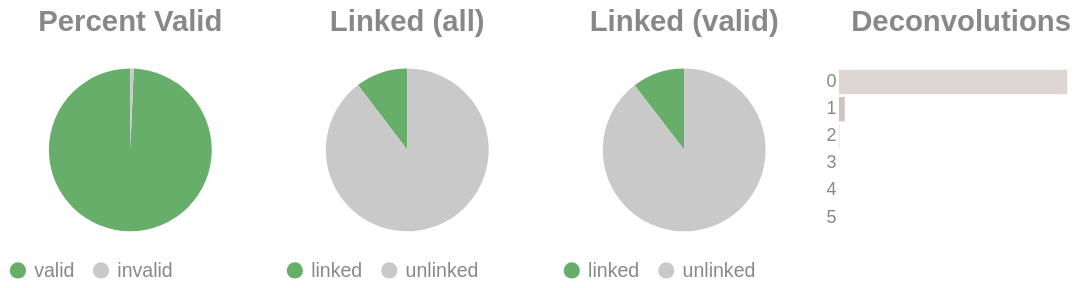

Here is the notebook cell this chart was saved with:
### Code cell
if SKIPLR:
    pass
else:
    clash = Counter()
    for i in valids['molecule'].to_list():
        _mol = i.split("-")
        if len(_mol) == 1:
            clash.update('0')
        else:
            clash.update(_mol[-1])

    _d = {"deconvolutions": [], 'count': []}
    for k,v in clash.items():
        _d['deconvolutions'].append(k)
        _d['count'].append(v)

    tot_valid = valids['reads'].sum()
    mask = valids['reads'] >= 2
    n_linked_reads = valids.filter(mask)['reads'].sum()
    if n_linked_reads == 0:
        print_html("No linked molecules (>=2 reads) were detected; skipping linked-only distributions.")
        SKIPLR = True
    else:
        perc_valid = round(tot_valid / n_reads, 4)
        linked_perc_abs = round(n_linked_reads / n_reads, 4)
        linked_perc = round(n_linked_reads / tot_valid, 4)

    _valid = pl.DataFrame({"valids": ['valid', 'invalid'], "count": [tot_valid, n_reads - tot_valid]})
    _linked_abs = pl.DataFrame({"linked (absolute)": ['linked', 'unlinked'], "count": [n_linked_reads, n_reads - n_linked_reads]})
    _linked_rel = pl.DataFrame({"linked (valids)": ['linked', 'unlinked'], "count": [n_linked_reads, tot_valid - n_linked_reads]})

    (
        alt.hconcat(
            piechart(_valid, goodval = 'valid', title = "Percent Valid"),
            piechart(_linked_abs, goodval = "linked", title =  "Linked (all)"),
            piechart(_linked_rel, goodval = "linked", title =  "Linked (valid)"),
            convolutionbar(pl.DataFrame(_d), title = "Deconvolutions"),
            center = True,
            bounds = 'flush'
        )
        .resolve_scale(color='independent')
        .resolve_legend('independent')
        .properties(usermeta={'embedOptions': {"actions": False}})
    ).display()

### Figure 1 — Vega-Lite specification as saved in the notebook (floating-point values rounded to 4 significant figures)
{"width": "container", "height": 400, "config": {"title": {"anchor": "start", "dy": -15, "fontSize": 18, "color": "#888888", "subtitleColor": "#888888", "subtitleFontSize": 14}, "arc": {"fill": "#0072B2"}, "axis": {"domainColor": "#888888", "domainWidth": 0.5, "gridWidth": 0.2, "grid": false, "titleFontWeight": 400, "titleFontSize": 15, "labelFontSize": 11, "labelColor": "#888888", "tickColor": "#888888", "tickWidth": 0.2, "titleColor": "#888888"}, "axisBand": {"grid": false}, "axisX": {"grid": true, "tickSize": 10, "domainCap": "round"}, "axisY": {"domain": false, "grid": true, "tickSize": 0, "domainCap": "round"}, "background": "transparent", "header": {"labelFontSize": 15, "labelColor": "#888888", "titleFontSize": 15, "titleFontWeight": 600, "titleColor": "#888888"}, "legend": {"labelFont": "sans-serif", "labelFontSize": 12, "labelColor": "#888888", "symbolSize": 100, "symbolType": "circle", "titleFontSize": 12, "titlePadding": 10, "titleColor": "#888888", "title": null}, "range": {"category": ["#E69F00", "#56B4E9", "#009E73", "#F0E442", "#0072B2", "#D55E00", "#CC79A7", "#000000"], "diverging": ["#cfe8f3", "#a2d4ec", "#73bfe2", "#46abdb", "#1696d2", "#12719e"]}, "area": {"fill": "#0072B2", "fillOpacity": 0.7, "line": true, "strokeOpacity": 0.7}, "line": {"color": "#0072B2", "stroke": "#0072B2", "strokeWidth": 2}, "trail": {"color": "#0072B2", "stroke": "#0072B2", "strokeWidth": 0, "size": 1}, "point": {"filled": true, "fillOpacity": 1.0, "size": 95}, "text": {"color": "#888888", "fontSize": 11, "align": "right", "fontWeight": 400, "size": 11}, "bar": {"fill": "#0072B2", "stroke": null}, "view": {"stroke": null, "continuousWidth": 660, "continuousHeight": 400}}, "hconcat": [{"data": {"name": "data-953614316b8df9ee9c86d6af91502eb8"}, "mark": {"type": "arc"}, "encoding": {"color": {"field": "valids", "legend": {"orient": "bottom", "title": null}, "scale": {"domain": ["valid", "invalid"], "range": ["#68ae6b", "#C9C9C9"]}, "title": "Valids", "type": "nominal"}, "theta": {"field": "count", "type": "quantitative"}, "tooltip": [{"field": "valids", "title": "Valids", "type": "ordinal"}, {"field": "percent", "format": ".2%", "title": "Percent", "type": "quantitative"}, {"field": "count", "title": "Count", "type": "quantitative"}]}, "height": 100, "title": {"text": "Percent Valid", "align": "center", "anchor": "middle"}, "transform": [{"calculate": "datum.count / 2660399", "as": "percent"}], "width": 150}, {"data": {"name": "data-a524631cd25ffa42f1cda43a75d212e7"}, "mark": {"type": "arc"}, "encoding": {"color": {"field": "linked (absolute)", "legend": {"orient": "bottom", "title": null}, "scale": {"domain": ["linked", "unlinked"], "range": ["#68ae6b", "#C9C9C9"]}, "title": "Linked (Absolute)", "type": "nominal"}, "theta": {"field": "count", "type": "quantitative"}, "tooltip": [{"field": "linked (absolute)", "title": "Linked (Absolute)", "type": "ordinal"}, {"field": "percent", "format": ".2%", "title": "Percent", "type": "quantitative"}, {"field": "count", "title": "Count", "type": "quantitative"}]}, "height": 100, "title": {"text": "Linked (all)", "align": "center", "anchor": "middle"}, "transform": [{"calculate": "datum.count / 2660399", "as": "percent"}], "width": 150}, {"data": {"name": "data-89e10fbd42a91a4dfe7edccf14d6e4a7"}, "mark": {"type": "arc"}, "encoding": {"color": {"field": "linked (valids)", "legend": {"orient": "bottom", "title": null}, "scale": {"domain": ["linked", "unlinked"], "range": ["#68ae6b", "#C9C9C9"]}, "title": "Linked (Valids)", "type": "nominal"}, "theta": {"field": "count", "type": "quantitative"}, "tooltip": [{"field": "linked (valids)", "title": "Linked (Valids)", "type": "ordinal"}, {"field": "percent", "format": ".2%", "title": "Percent", "type": "quantitative"}, {"field": "count", "title": "Count", "type": "quantitative"}]}, "height": 100, "title": {"text": "Linked (valid)", "align": "center", "anchor": "middle"}, "transform": [{"calculate": "datum.count / 2642461", "as": "percent"}], "width": 150}, {"data": {"name": "data-5c6364c7dd2492c8c1f07cb80c6e6889"}, "mark": {"type": "bar"}, "encoding": {"color": {"field": "deconvolutions", "legend": null, "scale": {"scheme": "lightgreyred"}, "type": "nominal"}, "tooltip": [{"field": "deconvolutions", "title": "Deconvolutions", "type": "ordinal"}, {"field": "percent", "format": ".2%", "title": "Percent", "type": "quantitative"}, {"field": "count", "title": "Count", "type": "quantitative"}], "x": {"axis": null, "field": "count", "type": "quantitative"}, "y": {"field": "deconvolutions", "sort": "ascending", "title": null, "type": "nominal"}}, "height": 100, "title": {"text": "Deconvolutions", "align": "center", "anchor": "middle"}, "transform": [{"calculate": "datum.count / 2495657", "as": "percent"}], "width": 150}], "bounds": "flush", "center": true, "resolve": {"legend": {"angle": "independent"}, "scale": {"color": "independent"}}, "usermeta": {"embedOptions": {"actions": false}}, "$schema": "https://vega.github.io/schema/vega-lite/v6.1.0.json", "datasets": {"data-953614316b8df9ee9c86d6af91502eb8": [{"valids": "valid", "count": 2642461}, {"valids": "invalid", "count": 17938}], "data-a524631cd25ffa42f1cda43a75d212e7": [{"linked (absolute)": "linked", "count": 275586}, {"linked (absolute)": "unlinked", "count": 2384813}], "data-89e10fbd42a91a4dfe7edccf14d6e4a7": [{"linked (valids)": "linked", "count": 275586}, {"linked (valids)": "unlinked", "count": 2366875}], "data-5c6364c7dd2492c8c1f07cb80c6e6889": [{"deconvolutions": "0", "count": 2429832}, {"deconvolutions": "1", "count": 62376}, {"deconvolutions": "2", "count": 3196}, {"deconvolutions": "3", "count": 233}, {"deconvolutions": "4", "count": 19}, {"deconvolutions": "5", "count": 1}]}}
